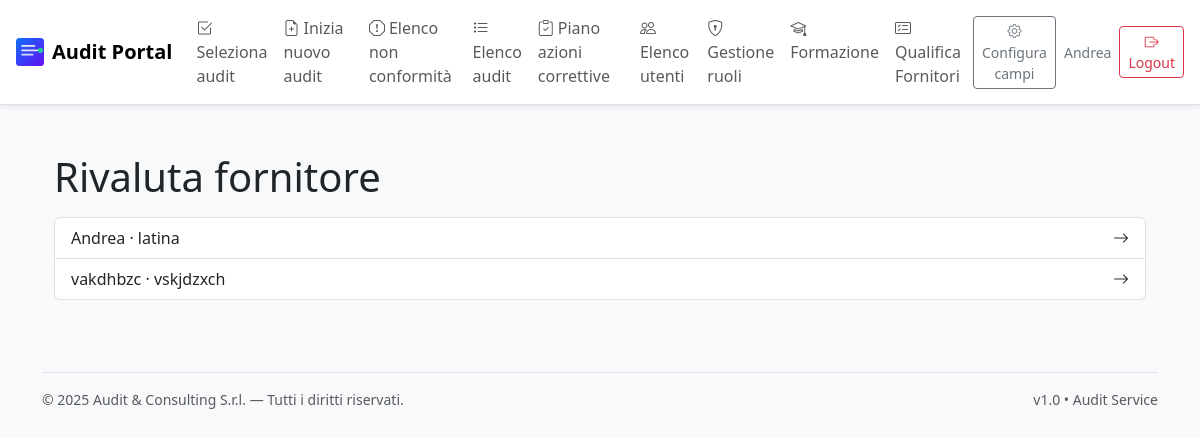
Page /qualifica-fornitori/rivaluta (signed in) on the earlier database version.
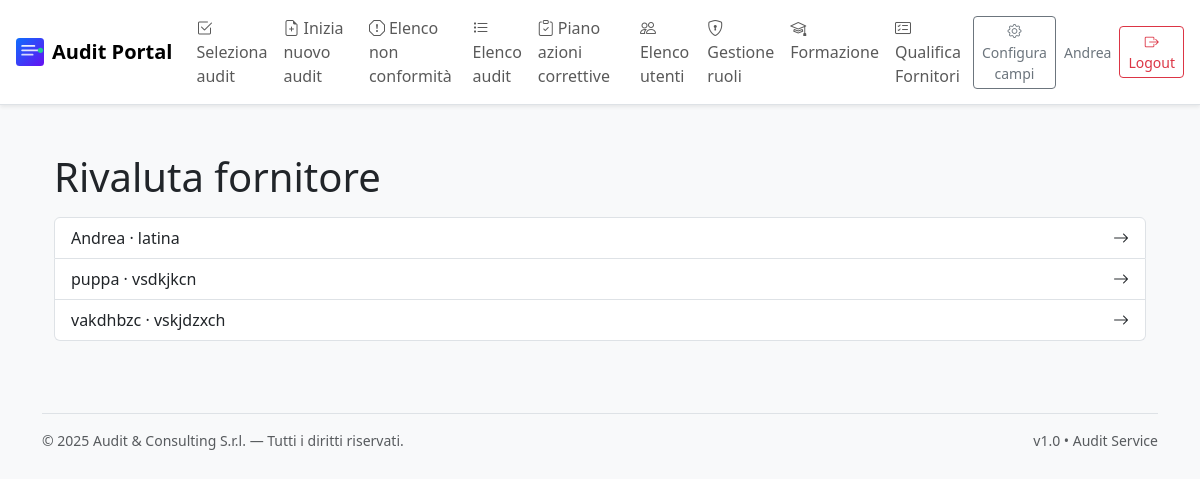
Same page on the later database version.
### models.py (models this page shows, shortened)
class Fornitore(db.Model):
    __tablename__ = "fornitori"
    id = db.Column(db.Integer, primary_key=True)
    nome = db.Column(db.String(200), nullable=False)
    telefono = db.Column(db.String(50), nullable=True)
    contatto = db.Column(db.String(200), nullable=True)
    tipologia = db.Column(db.String(50), nullable=False)  # "elettrica" | "meccanica" | "servizi"
    indirizzo = db.Column(db.String(300), nullable=True)
    citta = db.Column(db.String(120), nullable=True)

### suppliers.py (the view)
@suppliers_bp.route("/rivaluta")
@login_required
def rivaluta_list():
    fornitori = (
        Fornitore.query
        .join(FornitoreQualifica, Fornitore.id == FornitoreQualifica.fornitore_id)
        .group_by(Fornitore.id)
        .order_by(Fornitore.nome.asc())
        .all()
    )
    return render_template("fornitori_rivaluta_seleziona.html", fornitori=fornitori)

### templates/fornitori_rivaluta_seleziona.html (shortened to what this page needs)
{% extends "base.html" %}
{% block content %}
<div class="container py-4">
  <h1 class="mb-3">Rivaluta fornitore</h1>
  {% if fornitori %}
  <div class="list-group">
    {% for f in fornitori %}
      <a href="{{ url_for('suppliers.rivaluta', fid=f.id) }}" class="list-group-item list-group-item-action d-flex justify-content-between align-items-center">
        <span>{{ f.nome }}{% if f.citta %} · {{ f.citta }}{% endif %}</span>
        <span class="bi bi-arrow-right"></span>
      </a>
    {% endfor %}
  </div>
  {% else %}
    <div class="alert alert-info">Nessun fornitore da rivalutare.</div>
  {% endif %}
</div>
{% endblock %}

Differences in the rows shown:
added Fornitore: nome "puppa", citta "vsdkjkcn"
